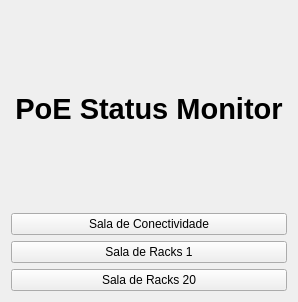
<?xml version="1.0" encoding="UTF-8"?>
<ui version="4.0">
 <class>widget</class>
 <widget class="QWidget" name="widget">
  <property name="geometry">
   <rect>
    <x>0</x>
    <y>0</y>
    <width>298</width>
    <height>302</height>
   </rect>
  </property>
  <property name="sizePolicy">
   <sizepolicy hsizetype="MinimumExpanding" vsizetype="MinimumExpanding">
    <horstretch>0</horstretch>
    <verstretch>0</verstretch>
   </sizepolicy>
  </property>
  <property name="windowTitle">
   <string>Main Menu</string>
  </property>
  <property name="layoutDirection">
   <enum>Qt::LeftToRight</enum>
  </property>
  <layout class="QGridLayout" name="gridLayout_2">
   <item row="0" column="0">
    <widget class="QLabel" name="title">
     <property name="text">
      <string>&lt;html&gt;&lt;head/&gt;&lt;body&gt;&lt;p align=&quot;center&quot;&gt;&lt;span style=&quot; font-size:22pt; font-weight:600;&quot;&gt;PoE Status Monitor&lt;/span&gt;&lt;/p&gt;&lt;/body&gt;&lt;/html&gt;</string>
     </property>
     <property name="alignment">
      <set>Qt::AlignCenter</set>
     </property>
    </widget>
   </item>
   <item row="1" column="0">
    <widget class="PyDMShellCommand" name="scbt_salaConectividade">
     <property name="toolTip">
      <string/>
     </property>
     <property name="text">
      <string>Sala de Conectividade</string>
     </property>
     <property name="showIcon" stdset="0">
      <bool>false</bool>
     </property>
     <property name="command" stdset="0">
      <string>pydm statusMonitorDisplay.py 0</string>
     </property>
    </widget>
   </item>
   <item row="2" column="0">
    <widget class="PyDMShellCommand" name="scbt_salaRacks1">
     <property name="toolTip">
      <string/>
     </property>
     <property name="text">
      <string>Sala de Racks 1</string>
     </property>
     <property name="showIcon" stdset="0">
      <bool>false</bool>
     </property>
     <property name="command" stdset="0">
      <string>pydm statusMonitorDisplay.py 1</string>
     </property>
    </widget>
   </item>
   <item row="3" column="0">
    <widget class="PyDMShellCommand" name="scbt_salaRacks20">
     <property name="toolTip">
      <string/>
     </property>
     <property name="text">
      <string>Sala de Racks 20</string>
     </property>
     <property name="showIcon" stdset="0">
      <bool>false</bool>
     </property>
     <property name="command" stdset="0">
      <string>pydm statusMonitorDisplay.py 20</string>
     </property>
    </widget>
   </item>
  </layout>
 </widget>
 <customwidgets>
  <customwidget>
   <class>PyDMShellCommand</class>
   <extends>QPushButton</extends>
   <header>pydm.widgets.shell_command</header>
  </customwidget>
 </customwidgets>
 <resources/>
 <connections/>
</ui>
